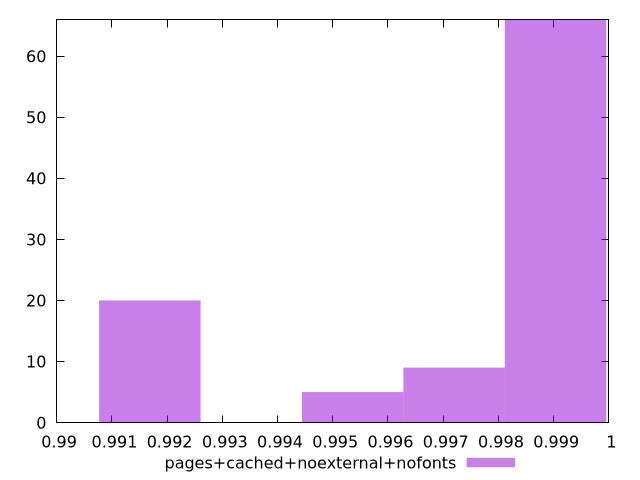

Here is the gnuplot script that generated this plot:
$_pagesCachedNoexternalNofonts <<EOF
0.9990343722179089 66
0.9971979119748613 9
0.9953614517318137 5
0.9916885312457184 20
EOF
set key outside below
set terminal pngcairo
set output "report_00006_2020-11-02T20-21-41.718Z/first-cpu-idle/pages+cached+noexternal+nofonts//hist.png"
set yrange [0:66]
set boxwidth 0.0018364602430476268
set style fill transparent solid 0.5 noborder
plot $_pagesCachedNoexternalNofonts title "pages+cached+noexternal+nofonts" with boxes ,
